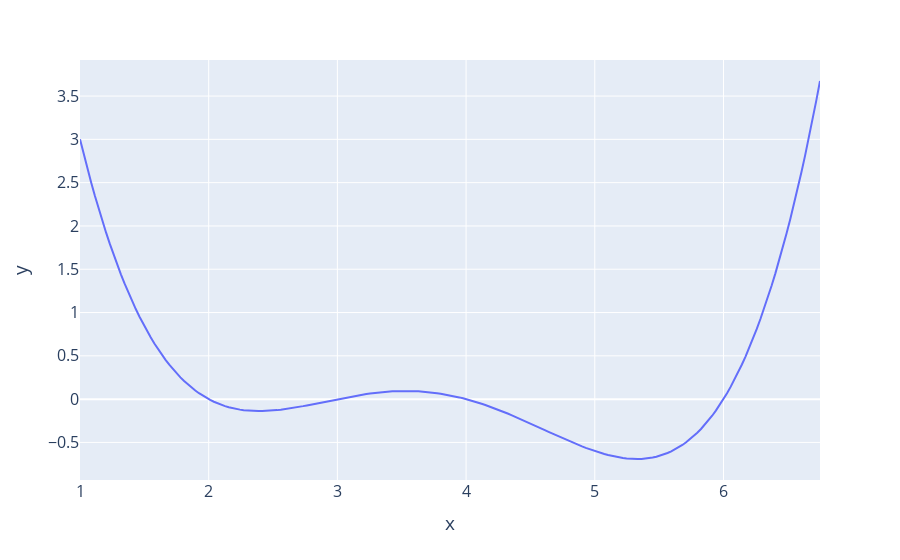

Source (notebook cell):
### Code cell
def arbitrary(x):
    return (x**4 - 15*x**3 + 80*x**2 - 180*x + 144)/10

x = np.linspace(1, 6.75, 200)
fig = px.line(y = arbitrary(x), x = x)


fig.update_layout(font_size = 16)

### Figure 1 — Plotly figure (JSON) as saved in the notebook; plotly's stock layout.template omitted (floating-point values rounded to 4 significant figures; data arrays with more than 128 entries replaced by an {"elided": "..."} marker saying what was removed)
{"data": [{"hovertemplate": "x=%{x}<br>y=%{y}<extra></extra>", "legendgroup": "", "line": {"color": "#636efa", "dash": "solid"}, "marker": {"symbol": "circle"}, "mode": "lines", "name": "", "orientation": "v", "showlegend": false, "type": "scatter", "x": {"elided": "200 float values"}, "xaxis": "x", "y": {"elided": "200 float values"}, "yaxis": "y"}], "layout": {"font": {"size": 16}, "legend": {"tracegroupgap": 0}, "margin": {"t": 60}, "xaxis": {"anchor": "y", "domain": [0, 1], "title": {"text": "x"}}, "yaxis": {"anchor": "x", "domain": [0, 1], "title": {"text": "y"}}}}
